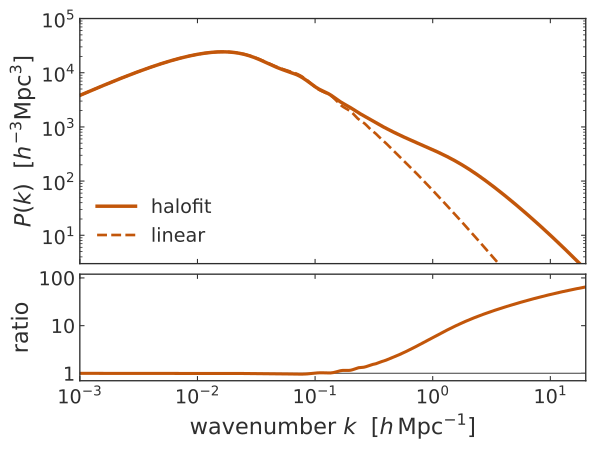

Recreate this plot in Python.
#!/usr/bin/env python3
# ENV: shared
"""
What linear theory misses in the matter power spectrum.

The z = 0 matter power spectrum, once from linear theory and once with halofit,
with their ratio below. Above k ~ 0.2 h/Mpc the two separate by factors that grow
with wavenumber: the non-linear collapse of structure that perturbation theory
does not follow. Same layout as limber_lin_vs_halofit.py (now a backup), which
shows the same gap in the lensing C_ell.

Spectra from CAMB (halofit), shared with the two-point slide through the cache of
3_observation/weaklensing/07_matter_spectrum/pk_lin_nl.py.

Output (this directory): pk_lin_vs_halofit.svg
"""

import sys
from pathlib import Path

import numpy as np

HERE = Path(__file__).resolve().parent

ROOT = next(p for p in HERE.parents if (p / "_common.py").exists())
sys.path.insert(0, str(ROOT))
from _common import GREY, INK, KW, skip_if_built, slide_style

OUT = "pk_lin_vs_halofit.svg"
CACHE = ROOT / "3_observation/weaklensing/07_matter_spectrum/.cache"
skip_if_built(HERE, OUT)


def spectra():
    npz = CACHE / "camb_pk.npz"
    if npz.exists():
        d = np.load(npz)
        return d["k"], d["lin"], d["nl"]
    import camb

    out = {}
    for tag, nonlinear in (("lin", False), ("nl", True)):
        pars = camb.set_params(H0=67.36, ombh2=0.02237, omch2=0.1200,
                               ns=0.9649, As=2.1e-9, tau=0.0544)
        pars.set_matter_power(redshifts=[0.0], kmax=30.0)
        pars.NonLinear = (camb.model.NonLinear_both if nonlinear
                          else camb.model.NonLinear_none)
        res = camb.get_results(pars)
        k, _, pk = res.get_matter_power_spectrum(minkh=1e-3, maxkh=20.0,
                                                 npoints=500)
        out["k"], out[tag] = k, pk[0]
    CACHE.mkdir(exist_ok=True)
    np.savez(npz, **out)
    return out["k"], out["lin"], out["nl"]


k, lin, nl = spectra()

slide_style(scale=1.2)
import matplotlib.pyplot as plt

fig, (ax, axr) = plt.subplots(2, 1, figsize=(6.8, 4.9), sharex=True,
                              gridspec_kw={"height_ratios": [2.3, 1.0],
                                           "hspace": 0.06})
ax.loglog(k, nl, color=KW, lw=2.6, label="halofit")
ax.loglog(k, lin, color=KW, lw=2.0, ls="--", label="linear")
ax.legend(loc="lower left", labelcolor=INK)
ax.set_ylabel(r"$P(k)\ \ [h^{-3}\mathrm{Mpc}^{3}]$")
ax.set_ylim(3e0, 1e5)

r = nl / lin
axr.axhline(1.0, color=GREY, lw=1.0)
axr.loglog(k, r, color=KW, lw=2.3)
axr.set_ylabel("ratio")
axr.set_ylim(0.7, 120)
axr.set_yticks([1, 10, 100], ["1", "10", "100"])
axr.minorticks_off()
axr.set_xlabel(r"wavenumber $k\ \ [h\,\mathrm{Mpc}^{-1}]$")
axr.set_xlim(1e-3, 20)

fig.savefig(HERE / OUT, transparent=True)
print(f"wrote {OUT}  (ratio {r[np.argmin(np.abs(k - 0.1))]:.2f} at k = 0.1, "
      f"{r[np.argmin(np.abs(k - 1))]:.1f} at k = 1, max {r.max():.1f})")
